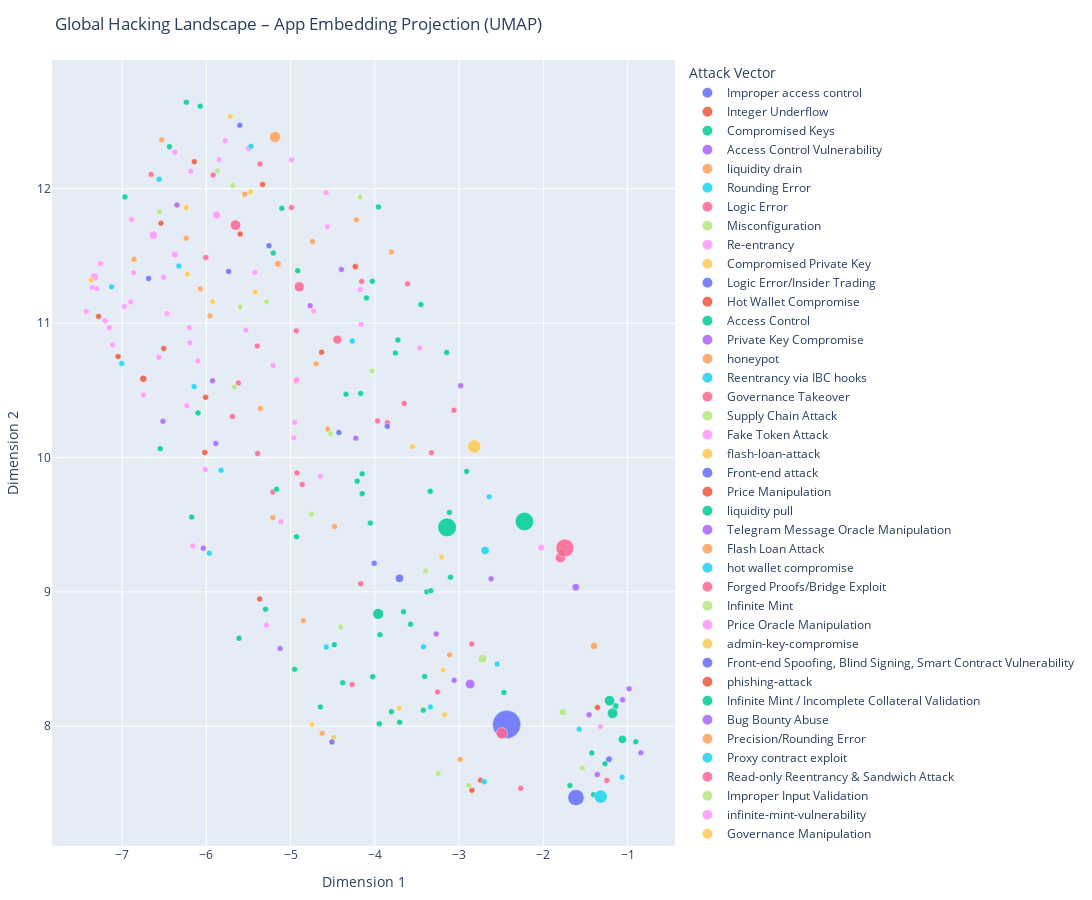

The cell this chart's notebook holds for it:
### Code cell
# Build DataFrame for Plotly
df_plot[["x", "y"]] = pd.DataFrame(df_plot["umap"].tolist(), index=df_plot.index)
df_plot["app"] = df_plot["hacked_app_name"]

# --- Data cleaning for plotting ---
# Ensure 'total_value_extracted_usd' is numeric for sizing. Replace errors/missing values with 0.
df_plot["total_value_extracted_usd"] = pd.to_numeric(
    df_plot["total_value_extracted_usd"], errors="coerce"
).fillna(1)
# Fill missing 'exploit_type' to avoid errors in coloring
df_plot["exploit_type"] = df_plot["exploit_type"].fillna("Unknown")


# Interactive scatter plot
fig = px.scatter(
    df_plot,
    x="x",
    y="y",
    color="exploit_type",
    size="total_value_extracted_usd",
    hover_data=["app", "exploit_type", "hack_date", "tags_str"],
    title="Global Hacking Landscape – App Embedding Projection (UMAP)",
    width=1400,
    height=900,
)

fig.update_traces(
    marker=dict(sizemin=3, opacity=0.85, line=dict(width=0.5, color="white"))
)
fig.update_layout(
    legend_title="Attack Vector",
    xaxis_title="Dimension 1",
    yaxis_title="Dimension 2",
    margin=dict(l=40, r=40, t=60, b=40),
)
fig.write_html("../dashboard/hacking_landscape.html", include_plotlyjs="cdn")
fig.show()
